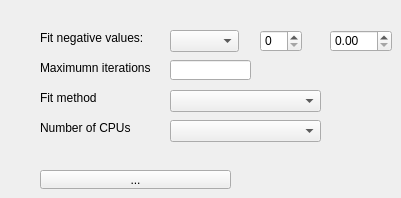
              <widget class="QWidget" name="fit_settings_3">
               <property name="enabled">
                <bool>true</bool>
               </property>
               <attribute name="title">
                <string>Fit settings</string>
               </attribute>
               <widget class="QLabel" name="label_124">
                <property name="geometry">
                 <rect>
                  <x>40</x>
                  <y>30</y>
                  <width>111</width>
                  <height>16</height>
                 </rect>
                </property>
                <property name="text">
                 <string>Fit negative values:</string>
                </property>
               </widget>
               <widget class="QToolButton" name="toolButton_3">
                <property name="geometry">
                 <rect>
                  <x>40</x>
                  <y>170</y>
                  <width>191</width>
                  <height>19</height>
                 </rect>
                </property>
                <property name="text">
                 <string>...</string>
                </property>
               </widget>
               <widget class="QLabel" name="label_125">
                <property name="geometry">
                 <rect>
                  <x>40</x>
                  <y>60</y>
                  <width>111</width>
                  <height>16</height>
                 </rect>
                </property>
                <property name="text">
                 <string>Maximumn iterations :</string>
                </property>
               </widget>
               <widget class="QLabel" name="label_126">
                <property name="geometry">
                 <rect>
                  <x>40</x>
                  <y>120</y>
                  <width>91</width>
                  <height>16</height>
                 </rect>
                </property>
                <property name="text">
                 <string>Number of CPUs</string>
                </property>
               </widget>
               <widget class="QLabel" name="label_127">
                <property name="geometry">
                 <rect>
                  <x>40</x>
                  <y>90</y>
                  <width>111</width>
                  <height>16</height>
                 </rect>
                </property>
                <property name="text">
                 <string>Fit method</string>
                </property>
               </widget>
               <widget class="QComboBox" name="comboBox_7">
                <property name="geometry">
                 <rect>
                  <x>170</x>
                  <y>30</y>
                  <width>69</width>
                  <height>22</height>
                 </rect>
                </property>
               </widget>
               <widget class="QComboBox" name="comboBox_8">
                <property name="geometry">
                 <rect>
                  <x>170</x>
                  <y>120</y>
                  <width>151</width>
                  <height>22</height>
                 </rect>
                </property>
               </widget>
               <widget class="QComboBox" name="comboBox_9">
                <property name="geometry">
                 <rect>
                  <x>170</x>
                  <y>90</y>
                  <width>151</width>
                  <height>22</height>
                 </rect>
                </property>
               </widget>
               <widget class="QLineEdit" name="ent_plotwidth_5">
                <property name="geometry">
                 <rect>
                  <x>170</x>
                  <y>60</y>
                  <width>81</width>
                  <height>20</height>
                 </rect>
                </property>
                <property name="sizePolicy">
                 <sizepolicy hsizetype="Fixed" vsizetype="Fixed">
                  <horstretch>0</horstretch>
                  <verstretch>0</verstretch>
                 </sizepolicy>
                </property>
                <property name="minimumSize">
                 <size>
                  <width>30</width>
                  <height>0</height>
                 </size>
                </property>
               </widget>
               <widget class="QSpinBox" name="spinBox_3">
                <property name="geometry">
                 <rect>
                  <x>260</x>
                  <y>30</y>
                  <width>42</width>
                  <height>22</height>
                 </rect>
                </property>
               </widget>
               <widget class="QDoubleSpinBox" name="doubleSpinBox_3">
                <property name="geometry">
                 <rect>
                  <x>330</x>
                  <y>30</y>
                  <width>62</width>
                  <height>22</height>
                 </rect>
                </property>
               </widget>
              </widget>
